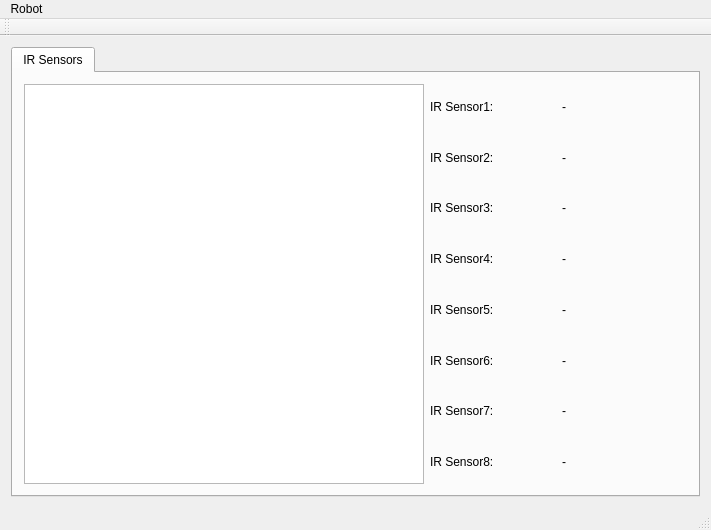
<?xml version="1.0" encoding="UTF-8"?>
<ui version="4.0">
 <class>MainWindow</class>
 <widget class="QMainWindow" name="MainWindow">
  <property name="geometry">
   <rect>
    <x>0</x>
    <y>0</y>
    <width>707</width>
    <height>530</height>
   </rect>
  </property>
  <property name="windowTitle">
   <string>MainWindow</string>
  </property>
  <widget class="QWidget" name="centralWidget">
   <layout class="QHBoxLayout" name="horizontalLayout_5">
    <item>
     <widget class="QTabWidget" name="tabWidget">
      <property name="minimumSize">
       <size>
        <width>689</width>
        <height>382</height>
       </size>
      </property>
      <property name="currentIndex">
       <number>0</number>
      </property>
      <widget class="QWidget" name="tab_2">
       <attribute name="title">
        <string>IR Sensors</string>
       </attribute>
       <layout class="QGridLayout" name="gridLayout">
        <item row="0" column="0" rowspan="8">
         <widget class="QGraphicsView" name="graphicsViewIR">
          <property name="minimumSize">
           <size>
            <width>400</width>
            <height>400</height>
           </size>
          </property>
          <property name="maximumSize">
           <size>
            <width>400</width>
            <height>400</height>
           </size>
          </property>
         </widget>
        </item>
        <item row="0" column="1">
         <layout class="QHBoxLayout" name="horizontalLayout">
          <item>
           <widget class="QLabel" name="label_7">
            <property name="text">
             <string>IR Sensor1:</string>
            </property>
           </widget>
          </item>
          <item>
           <widget class="QLabel" name="labelIR1Dist">
            <property name="minimumSize">
             <size>
              <width>40</width>
              <height>17</height>
             </size>
            </property>
            <property name="text">
             <string>-</string>
            </property>
           </widget>
          </item>
         </layout>
        </item>
        <item row="1" column="1">
         <layout class="QHBoxLayout" name="horizontalLayout_2">
          <item>
           <widget class="QLabel" name="label_9">
            <property name="minimumSize">
             <size>
              <width>60</width>
              <height>17</height>
             </size>
            </property>
            <property name="text">
             <string>IR Sensor2:</string>
            </property>
           </widget>
          </item>
          <item>
           <widget class="QLabel" name="labelIR2Dist">
            <property name="minimumSize">
             <size>
              <width>40</width>
              <height>17</height>
             </size>
            </property>
            <property name="text">
             <string>-</string>
            </property>
           </widget>
          </item>
         </layout>
        </item>
        <item row="2" column="1">
         <layout class="QHBoxLayout" name="horizontalLayout_3">
          <item>
           <widget class="QLabel" name="label_11">
            <property name="minimumSize">
             <size>
              <width>60</width>
              <height>17</height>
             </size>
            </property>
            <property name="text">
             <string>IR Sensor3:</string>
            </property>
           </widget>
          </item>
          <item>
           <widget class="QLabel" name="labelIR3Dist">
            <property name="minimumSize">
             <size>
              <width>40</width>
              <height>17</height>
             </size>
            </property>
            <property name="text">
             <string>-</string>
            </property>
           </widget>
          </item>
         </layout>
        </item>
        <item row="3" column="1">
         <layout class="QHBoxLayout" name="horizontalLayout_4">
          <item>
           <widget class="QLabel" name="label_17">
            <property name="minimumSize">
             <size>
              <width>60</width>
              <height>17</height>
             </size>
            </property>
            <property name="text">
             <string>IR Sensor4:</string>
            </property>
           </widget>
          </item>
          <item>
           <widget class="QLabel" name="labelIR4Dist">
            <property name="minimumSize">
             <size>
              <width>40</width>
              <height>17</height>
             </size>
            </property>
            <property name="text">
             <string>-</string>
            </property>
           </widget>
          </item>
         </layout>
        </item>
        <item row="4" column="1">
         <layout class="QHBoxLayout" name="horizontalLayout_6">
          <item>
           <widget class="QLabel" name="label_21">
            <property name="minimumSize">
             <size>
              <width>60</width>
              <height>17</height>
             </size>
            </property>
            <property name="text">
             <string>IR Sensor5:</string>
            </property>
           </widget>
          </item>
          <item>
           <widget class="QLabel" name="labelIR5Dist">
            <property name="minimumSize">
             <size>
              <width>40</width>
              <height>17</height>
             </size>
            </property>
            <property name="text">
             <string>-</string>
            </property>
           </widget>
          </item>
         </layout>
        </item>
        <item row="5" column="1">
         <layout class="QHBoxLayout" name="horizontalLayout_7">
          <item>
           <widget class="QLabel" name="label_25">
            <property name="minimumSize">
             <size>
              <width>60</width>
              <height>17</height>
             </size>
            </property>
            <property name="text">
             <string>IR Sensor6:</string>
            </property>
           </widget>
          </item>
          <item>
           <widget class="QLabel" name="labelIR6Dist">
            <property name="minimumSize">
             <size>
              <width>40</width>
              <height>17</height>
             </size>
            </property>
            <property name="text">
             <string>-</string>
            </property>
           </widget>
          </item>
         </layout>
        </item>
        <item row="6" column="1">
         <layout class="QHBoxLayout" name="horizontalLayout_8">
          <item>
           <widget class="QLabel" name="label_27">
            <property name="minimumSize">
             <size>
              <width>60</width>
              <height>17</height>
             </size>
            </property>
            <property name="text">
             <string>IR Sensor7:</string>
            </property>
           </widget>
          </item>
          <item>
           <widget class="QLabel" name="labelIR7Dist">
            <property name="minimumSize">
             <size>
              <width>40</width>
              <height>17</height>
             </size>
            </property>
            <property name="text">
             <string>-</string>
            </property>
           </widget>
          </item>
         </layout>
        </item>
        <item row="7" column="1">
         <layout class="QHBoxLayout" name="horizontalLayout_9">
          <item>
           <widget class="QLabel" name="label_30">
            <property name="minimumSize">
             <size>
              <width>60</width>
              <height>17</height>
             </size>
            </property>
            <property name="text">
             <string>IR Sensor8:</string>
            </property>
           </widget>
          </item>
          <item>
           <widget class="QLabel" name="labelIR8Dist">
            <property name="minimumSize">
             <size>
              <width>40</width>
              <height>17</height>
             </size>
            </property>
            <property name="text">
             <string>-</string>
            </property>
           </widget>
          </item>
         </layout>
        </item>
       </layout>
      </widget>
     </widget>
    </item>
   </layout>
  </widget>
  <widget class="QMenuBar" name="menuBar">
   <property name="geometry">
    <rect>
     <x>0</x>
     <y>0</y>
     <width>707</width>
     <height>25</height>
    </rect>
   </property>
   <property name="defaultUp">
    <bool>false</bool>
   </property>
   <property name="nativeMenuBar">
    <bool>false</bool>
   </property>
   <widget class="QMenu" name="menuRobot">
    <property name="title">
     <string>Robot</string>
    </property>
    <addaction name="actionMotors"/>
    <addaction name="actionDigital_I_O"/>
   </widget>
   <addaction name="menuRobot"/>
  </widget>
  <widget class="QToolBar" name="mainToolBar">
   <attribute name="toolBarArea">
    <enum>TopToolBarArea</enum>
   </attribute>
   <attribute name="toolBarBreak">
    <bool>false</bool>
   </attribute>
  </widget>
  <widget class="QStatusBar" name="statusBar"/>
  <action name="actionMotors">
   <property name="text">
    <string>Motors</string>
   </property>
  </action>
  <action name="actionDigital_I_O">
   <property name="text">
    <string>Digital I/O</string>
   </property>
  </action>
 </widget>
 <layoutdefault spacing="6" margin="11"/>
 <resources/>
 <connections/>
</ui>
